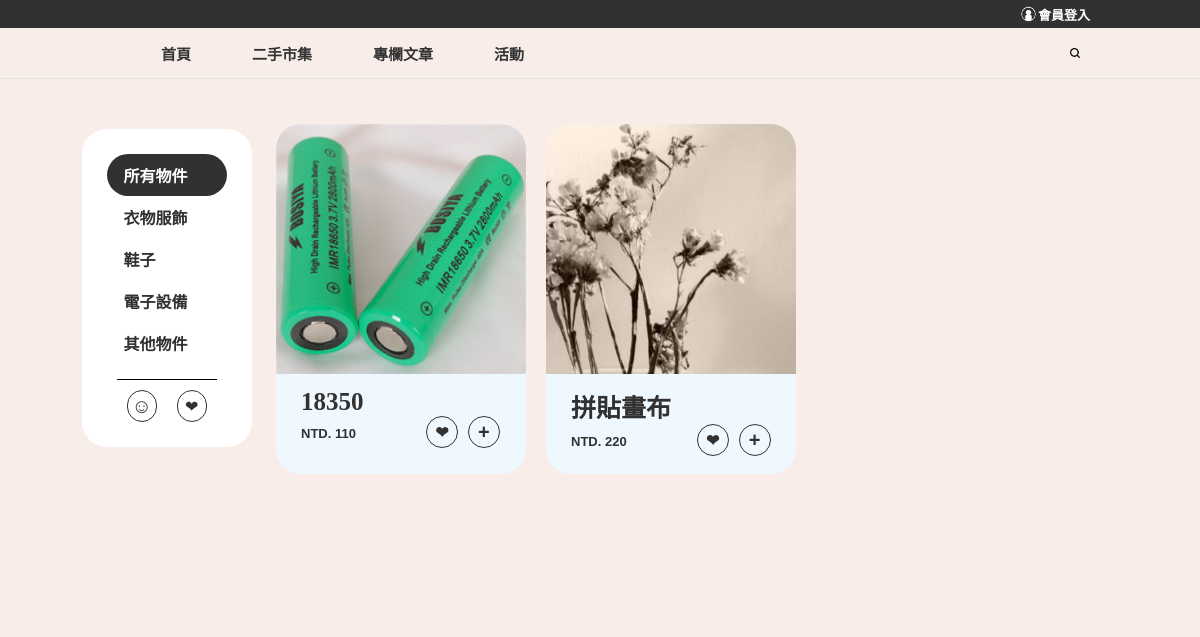
Page /market/ on the earlier database version.
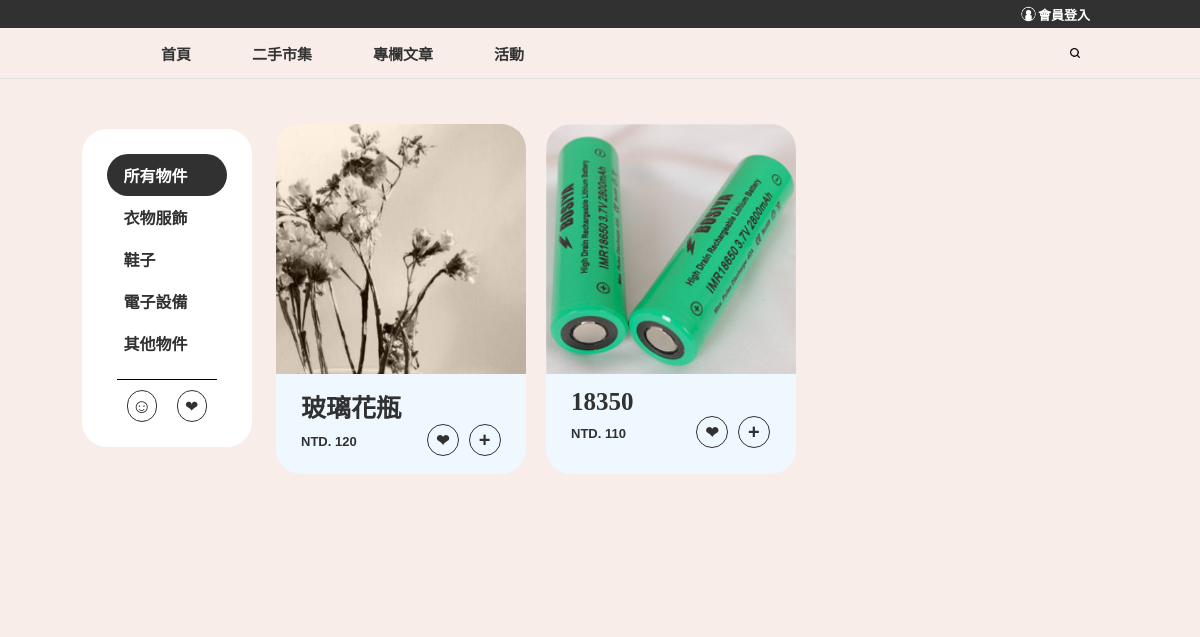
Same page on the later database version.
### market/models.py (models this page shows)
class Item(models.Model):
    idx = models.AutoField(auto_created=True, primary_key=True)
    user = models.CharField(max_length=100, default='visitor')
    name = models.CharField(max_length=100)
    price = models.IntegerField()
    quantity = models.IntegerField()
    transaction_type = models.CharField(max_length=20)
    transaction_location = models.CharField(max_length=100, blank=True)
    category = models.CharField(max_length=20)
    condition = models.CharField(max_length=200)
    image = models.ImageField(upload_to='images/')

### market/views.py (the view)
# urls.py: path('', views.market_index, name='market_index'),
def market_index(request):
    global preview_index
    return render(request, 'mk_index.html', {
        'items': Item.objects.all() if not category_type \
            else Item.objects.filter(category=category_type),
        'category': category_type,
        'previews': preview_index,
        'love_items': [love.item for love in \
                       Love.objects.filter(user=request.user.username)],
        'comments': Comment.objects.filter(item_idx=preview_index)
    })

### templates/mk_index.html (shortened to what this page needs)
{% extends 'mk_base.html' %}
{% block post %}
<div class="post-container">
  <div class='post-bulletin-board'>
    {% for item in items %}
    <div class='post'>
      <a style="background: none;" href="{% url 'preview_item' idx=item.idx %}">
        <div class='post-item-image'>
          {% load static %}
          <img src="{{ item.image.url }}" alt="{{item.name}}">
        </div>
        <div class='post-item-text'>
          <p class="item-title">{{item.name}}</p>
          <div class='item-tag'>
            <p>NTD. {{item.price}}</p>
            {% if item.idx in love_items %}
            <a class='love-item-active' href="{% url 'love_item' idx=item.idx %}">&#10084;</a>
            {% else %}
            <a class='love-item' href="{% url 'love_item' idx=item.idx %}">&#10084;</a>
            {% endif %}
            {% if user.get_username == item.user %}
            <a class='buy-item' href="{% url 'remove_item' idx=item.idx %}">&minus;</a>
            {% else %}
            <a class='buy-item'>&plus;</a>
            {% endif %}
          </div>
        </div>
      </a>
    </div>
    {% endfor %}
  </div>
</div>
{% endblock post %}

### templates/mk_base.html (shortened to what this page needs)
{% load static %}
<!DOCTYPE html>
<html lang="zh-TW">
<head>
  <link rel="stylesheet" href="{% static 'styles/index.css' %}">
  <link rel="stylesheet" href="{% static 'styles/navbar.css' %}">
  <link rel="stylesheet" href="{% static 'styles/market.css' %}">
</head>
<body>
<div class="top-bar-container">
  <div class="top-bar-menu container">
    <a href={% url 'login_interface' %}>
      <img src="{% static 'images/person.png' %}" alt="">
      {% if not request.user.is_authenticated %}
      <div>會員登入</div>
      {% else %}
      <div>{{ user.username }}</div>
      {% endif %}
  </div>
</div>
<div class="nav-bar-container">
	<div class="nav-bar-menu container">
		<div class="menu">
			<ul>
				<li class="menu-item"><a href="{% url 'index' %}#">首頁</a></li>
				<li class="menu-item"><a href="{% url 'market_index' %}">二手市集</a></li>
				<li class="menu-item"><a href="{% url 'index'%}#article">專欄文章</a></li>
				<li class="menu-item"><a href="{% url 'index'%}#campaign">活動</a></li>
			</ul>
		</div>
		<div class="top-search" >
			<a>
				<img class="top-search-btn" src="{% static 'images/search.png' %}" alt="">
			</a>
		</div>
	</div>
</div>
<div class="market-interface-container">
  <div class="market-interface">
    {% load static %}
    <div class="category-container">
      <div class="categories">
        <ul>
          <li class="{% if not category %}category-active{% endif %}">
            <a href="{% url 'category' option='all' %}">所有物件</a>
          </li>
          <li class="{% if category == '衣物服飾' %}category-active{% endif %}">
            <a href="{% url 'category' option='衣物服飾' %}">衣物服飾</a>
          </li>
          <li class="{% if category == '鞋子' %}category-active{% endif %}">
            <a href="{% url 'category' option='鞋子' %}">鞋子</a>
          </li>
          <li class="{% if category == '電子設備' %}category-active{% endif %}">
            <a href="{% url 'category' option='電子設備' %}">電子設備</a>
          </li>
          <li class="{% if category == '其他物件' %}category-active{% endif %}">
            <a href="{% url 'category' option='其他物件' %}">其他物件</a>
          </li>
          <div class='category-btn-div'>
            {% load static %}
            {% if user_check == 'check' %}
            <a class='category-btn my-item-btn my-item-btn-active' href="{% url 'user_btn' %}">&#9786;</a>
            {% else %}
            <a class='category-btn my-item-btn' href="{% url 'user_btn' %}">&#9786;</a>
            {% endif %}
            {% if love_check == 'check' %}
            <a class='category-btn my-love-btn-active' href="{% url 'love_btn' %}">&#10084;</a>
            {% else %}
            <a class='category-btn' href="{% url 'love_btn' %}">&#10084;</a>
            {% endif %}
          </div>
        </ul>
      </div>
    </div>
    {% block post %}{% endblock post %}
  </div>
</div>
</body>
</html>

### static/styles/index.css (style rules this page uses)
* { margin: 0; padding: 0; background-color: #f8ede8; scroll-behavior: smooth; }
.container { width: 1000px; }

### static/styles/navbar.css (style rules this page uses)
.top-bar-container { height: 28px; background: #313131; display: flex; align-items: center; justify-content: center; }
.top-bar-menu { background: none; display: flex; justify-content: right; }
.top-bar-container a { text-decoration: none; background: none; color: #fff; height: auto; display: flex; margin: 0 10px 0 30px; font-size: 13px; font-weight: bold; align-items: center; font-family: sans-serif; }
.top-bar-container img { height: 16px; background: none; }
.top-bar-container a div { background: none; }
.nav-bar-container { height: 50px; display: flex; justify-content: center; border-bottom: 1px solid #e3e3e3; position: sticky; z-index: 100; top: 0; }
.nav-bar-menu { display: flex; align-items: center; height: 100%; }
.nav-bar-menu .menu { float: left; width: 97%; height: 100%; display: flex; justify-content: left; }
.nav-bar-menu ul { list-style: none; display: flex; align-items: center; width: 50%; height: 100%; justify-content: space-evenly; }
.nav-bar-menu .menu-item { height: 100%; display: flex; align-items: center; font-size: 15px; font-weight: 600; }
.nav-bar-menu ul li a { text-decoration: none; color: #333; }
.nav-bar-menu .top-search { float: right; }
.top-search a { display: flex; justify-content: center; align-items: center; }
.top-search img { width: 10px; z-index: 100; }

### static/styles/market.css (style rules this page uses)
.market-interface-container { display: flex; justify-content: center; }
.market-interface { width: 90%; display: flex; }
.category-container { width: 20%; height: 100%; display: flex; justify-content: center; }
.categories { width: 80%; }
.categories ul { list-style: none; margin: 50px 0; padding: 25px; width: 10vw; border-radius: 25px; background-color: #fff; position: fixed; }
.categories li { background: none; padding: 9px 17px; border-radius: 25px; }
.categories li a { background: none; text-decoration: none; color: #313131; font-weight: bold; }
.categories .category-active { background-color: #313131; }
.categories .category-active a { color: #fff; }
.category-btn-div { background: none; display: flex; justify-content: center; align-items: center; margin: 15px 10px 0 10px; border-top: 1px solid; }
.category-btn { margin: 10px 10px 0 10px; width: 30px; height: 30px; border-radius: 25px; background: none; border: 1px solid; cursor: pointer; display: flex; justify-content: center; align-items: center; text-decoration: none; color: #313131; }
.my-item-btn { font-size: 20px; font-weight: bold; }
.post-container { width: 50%; }
.post-bulletin-board { height: 100%; padding: 45px 0; display: grid; grid-template-columns: 50% 50%; }
.post { width: 250px; height: 350px; background-color: aliceblue; border-radius: 25px; overflow: hidden; cursor: pointer; }
.post-item-image { background: none; }
.post-item-image img { height: 250px; }
.post-item-text { background: none; margin: 10px 20px 20px 20px; }
.post-item-text p { background: none; display: flex; align-items: center; margin: 10px 60px 0 5px; font-size: 13px; color: #313131; }
.post-item-text .item-title { font-size: 25px; font-weight: bolder; color: #313131; }
.item-tag { display: flex; background: none; font-family: sans-serif; font-weight: bold; }
.love-item { height: 30px; width: 30px; border-radius: 30px; border: 1px solid #313131; background: none; cursor: pointer; display: flex; justify-content: center; align-items: center; margin-left: 10px; color: #313131; }
.buy-item { height: 30px; width: 30px; border-radius: 30px; border: 1px solid #313131; background: none; cursor: pointer; display: flex; justify-content: center; align-items: center; margin-left: 10px; font-size: 20px; font-weight: bold; color: #313131; }
.post a { text-decoration: none; }

Differences in the rows shown:
removed Item: image (picture), name "拼貼畫布", price "220"
added Item: image (picture), name "玻璃花瓶", price "120"
